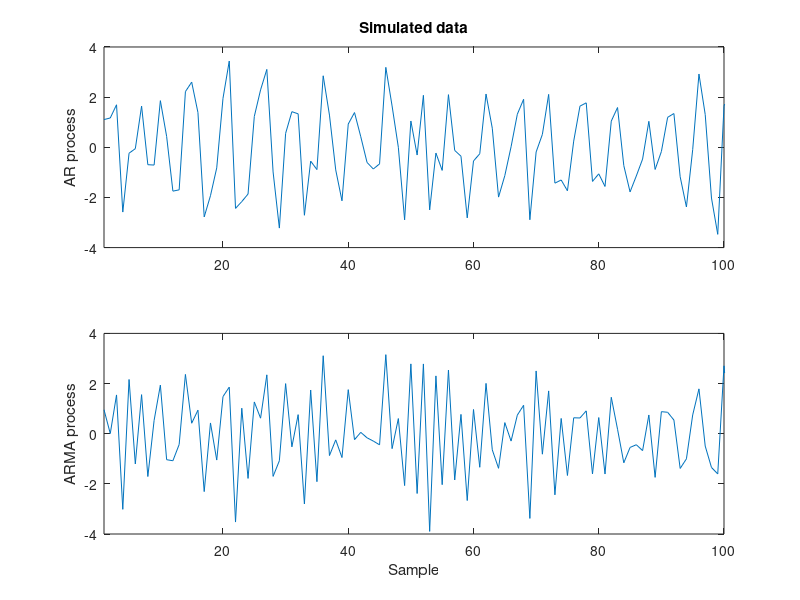

This chart was generated by the following MATLAB code: (Note: this script raises an error after producing the figure.)
%
% Time series analysis
% Lund University
%
% Example code 9: Model order estimation.
%
% Reference: 
%   "An Introduction to Time Series Modeling", 4th ed, by Andreas Jakobsson
%   Studentlitteratur, 2021
%
clear; clc;
close all;
addpath('../functions', '../data')              % Add this line to update the path

% Simulate some processes. Ignore the initial samples to avoid any
% initialization effects.
rng(0)                                          % Set the seed (just done for the lecture!)
extraN = 100;
N  = 100;                                      % Try using only N=100 samples.
C  = [ 1 -0.6 0.5 ];
A  = [ 1 0.2 0.3 0.8 ];
p  = length(A)-1;
q  = length(C)-1;
e  = randn( N+extraN, 1 );
y1 = filter( 1, A, e );     y1 = y1(extraN:end);
y2 = filter( C, A, e );     y2 = y2(extraN:end);

% Examine the data.
figure(1); 
subplot(211); 
plot( y1 );
ylabel('AR process')
title('Simulated data')
xlim([1 N])
subplot(212); 
plot( y2 ); 
ylabel('ARMA process')
xlabel('Sample')
xlim([1 N])


%% Form the least squares estimate using an AR model of varying order.
tic; pMax = 8;
S_th = zeros(pMax,1);
for p=1:pMax
    modelAR = arx(y1,p);
    ey = filter( modelAR.A, modelAR.C, y1 );  ey = ey(length(modelAR.A):end );
    S_th(p) = N*log( var(ey) );
end
    
figure(2)
bic_k = (1:pMax).'*log(N);
plot( [ S_th bic_k S_th+bic_k ])
xlabel('Order, p')
ylabel('Sum of squared residual')
legend('S_\theta', 'BIC penalty', 'BIC(k)')
title( sprintf('Estimating the model order of an AR(%i)', length(A)-1) )
fprintf('Average computational cost per estimate: %4.2f ms.\n', 1000*toc/pMax)


%% Lets try the same for the ARMA process. 
% Note the difference in computational cost!
tic; qMax = 6;
S_th = zeros(pMax,qMax);
for p=1:pMax
    for q=1:qMax
        modelARMA = armax(y2,[p q]);
        ey = filter( modelARMA.A, modelARMA.C, y2 );  ey = ey(length(modelARMA.A):end );
        S_th(p,q) = N*log( var(ey) );
    end
end

figure(3)
bic_pq = ( (1:pMax).'+(1:qMax) )*log(N);
mesh( log(S_th+bic_pq) )
xlabel('q')
ylabel('p')
zlabel('Cost')
title( sprintf('BIC(p,q) of an ARMA(%i,%i)', length(A)-1, length(C)-1) )
fprintf('Average computational cost per estimate: %4.2f ms.\n', 1000*toc/pMax/qMax)
